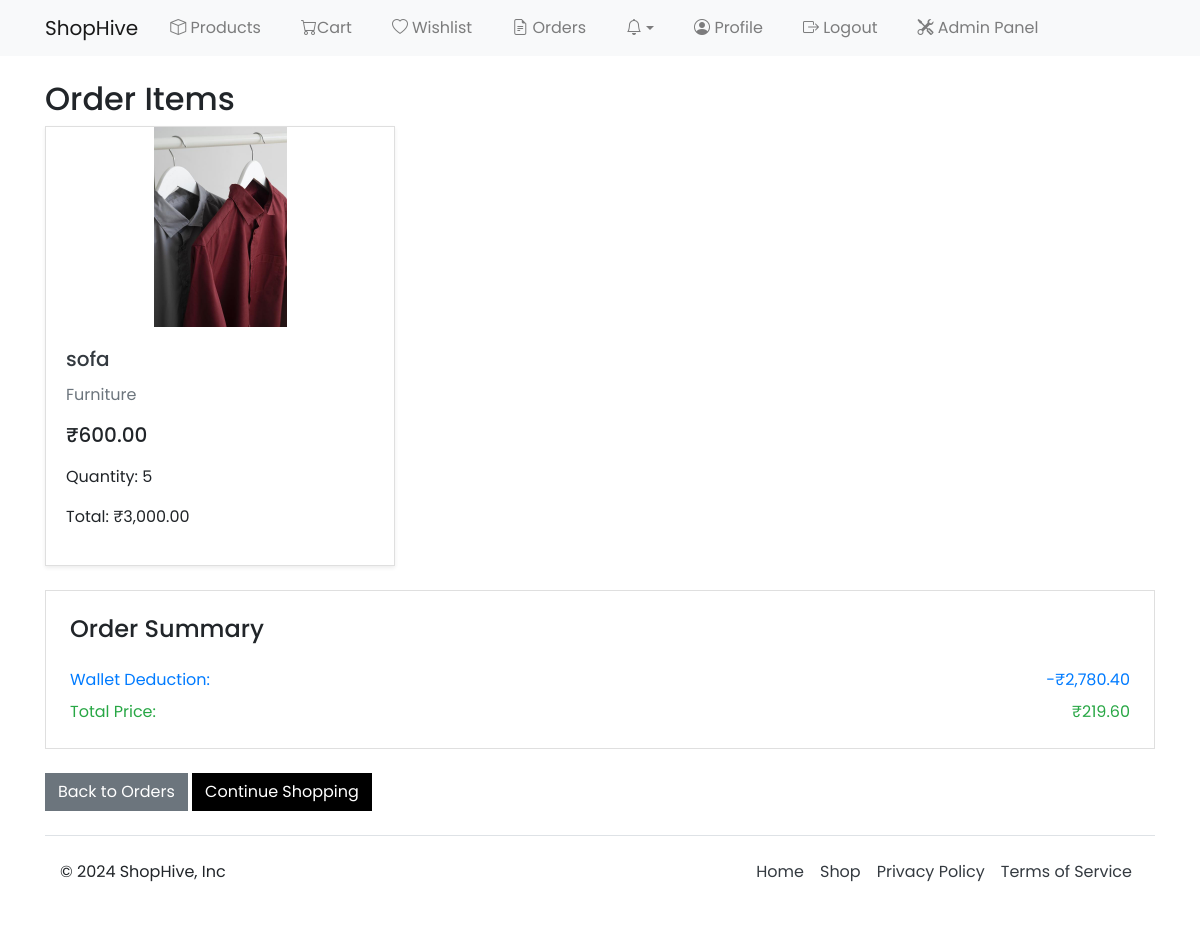
Page /order/7/ (signed in) on the committed database.
### ecommerce_app/models.py (models this page shows, shortened)
class OrderItem(models.Model):
    order = models.ForeignKey(Order, on_delete=models.CASCADE, related_name="items")
    product = models.ForeignKey(Product, on_delete=models.CASCADE)
    variant = models.ForeignKey(
        ProductVariant, on_delete=models.SET_NULL, null=True, blank=True
    )
    quantity = models.PositiveIntegerField(default=1)
    price = models.DecimalField(max_digits=10, decimal_places=2)

class Product(models.Model):
    name = models.CharField(max_length=30)
    description = models.TextField()
    stock = models.PositiveIntegerField()
    price = models.DecimalField(max_digits=10, decimal_places=2)
    is_on_sale = models.BooleanField(default=False)
    is_featured = models.BooleanField(default=False)
    sale_price = models.DecimalField(
        max_digits=10, decimal_places=2, null=True, blank=True
    )
    category = models.ForeignKey(
        Category, on_delete=models.CASCADE, related_name="products"
    )
    brand = models.ForeignKey(
        Brand, on_delete=models.CASCADE, related_name="products", blank=True, null=True
    )
    is_deleted = models.BooleanField(default=False)
    coupons = models.ManyToManyField(Coupon, blank=True, related_name="products")
    max_per_user = models.PositiveIntegerField(default=10)
    tags = models.ManyToManyField(Tag, blank=True)
    objects = ProductManager()

class ProductImage(models.Model):
    product = models.ForeignKey(
        Product, on_delete=models.CASCADE, related_name="images"
    )
    image = models.ImageField(upload_to="product_images/")

class Category(models.Model):
    name = models.CharField(max_length=20, unique=True)
    is_deleted = models.BooleanField(default=False)
    objects = CategoryManager()
    def __str__(self):
        return self.name

class Order(models.Model):
    ORDER_STATUS_CHOICES = [
        ("PENDING", "Pending"),
        ("CONFIRMED", "Confirmed"),
        ("SHIPPED", "Shipped"),
        ("DELIVERED", "Delivered"),
        ("CANCELLED", "Cancelled"),
    ]
    PAYMENT_METHOD_CHOICES = [
        ("COD", "Cash on Delivery"),
        ("ONLINE", "Online Payment"),
    ]
    user = models.ForeignKey(UserProfile, on_delete=models.CASCADE)
    total_price = models.DecimalField(max_digits=10, decimal_places=2)
    order_status = models.CharField(
        max_length=20, choices=ORDER_STATUS_CHOICES, default="PENDING"
    )
    payment_method = models.CharField(
        max_length=20, choices=PAYMENT_METHOD_CHOICES, default="COD"
    )
    created_at = models.DateTimeField(auto_now_add=True)
    updated_at = models.DateTimeField(auto_now=True)
    applied_coupon = models.ForeignKey(
        Coupon, on_delete=models.SET_NULL, null=True, blank=True
    )
    original_total_price = models.DecimalField(
        max_digits=10, decimal_places=2, null=True, blank=True
    )
    wallet_deduction = models.DecimalField(
        max_digits=10, decimal_places=2, null=True, blank=True
    )
    address_line_1 = models.TextField()
    address_line_2 = models.TextField(null=True, blank=True)
    city = models.CharField(max_length=50)
    state = models.CharField(max_length=50)
    post_code = models.CharField(max_length=6)

### ecommerce_app/views.py (the view)
# urls.py: path("order/<int:order_id>/", views.order_detail, name="order_detail"),
@login_required
def order_detail(request, order_id):
    order = get_object_or_404(Order, id=order_id, user=request.user)
    items = order.items.all()
    existing_requests = ProductReturnRequest.objects.filter(
        order_item__in=items
    ).values_list("order_item_id", flat=True)
    discount = None
    if order.original_total_price:
        discount = order.original_total_price - order.total_price
    return render(
        request,
        "app/order_detail.html",
        {"order": order, "items": items, "existing_requests": existing_requests, "discount": discount},
    )

### ecommerce_app/models.py (called while the page is built)
    def total_items(self):
        return self.cart_products.count()

### ecommerce_app/templates/app/order_detail.html (shortened to what this page needs)
{% extends "./base.html" %}
{% block content %}
{% load humanize %}
<div class="container mt-4">
  <h2>Order Items</h2>
  {% if items %}
    <div class="row">
      {% for item in items %}
      <div class="col-md-4 mb-4">
        <div class="card h-100 shadow-sm">
          <a href="{% url 'app:product_detail' item.product.id %}">
            <img
              class="card-img-top"
              src="{% if item.variant %}{{ item.variant.images.first.image.url }}{% else %}{{ item.product.images.first.image.url }}{% endif %}"
              alt="{% if item.variant %}{{ item.variant.value }} - {{ item.product.name }}{% else %}{{ item.product.name }}{% endif %}"
              style="object-fit: contain; max-height: 200px"
            />
          </a>
          <div class="card-body d-flex flex-column">
            <h5 class="card-title">
              <a class="text-dark" href="{% url 'app:product_detail' item.product.id %}">
                {% if item.variant %}
                  {{ item.product.name }} - {{ item.variant.value }}
                {% else %}
                  {{ item.product.name }}
                {% endif %}
              </a>
            </h5>
            <p class="card-text text-muted">{{ item.product.category }}</p>
            <p>
              {% if item.product.sale_price %}
              <span class="h5">₹{{ item.product.sale_price|floatformat:2|intcomma }}</span>
              <span class="text-muted"> (₹{{ item.product.price|floatformat:2|intcomma }})</span>
              {% else %}
              <span class="h5">₹{{ item.product.price|floatformat:2|intcomma }}</span>
              {% endif %}
            </p>
            <div class="mt-auto">
              <p>Quantity: {{ item.quantity }}</p>
              <p>Total: ₹{{ item.price|floatformat:2|intcomma }}</p>
            </div>
          </div>
        </div>
      </div>
      {% endfor %}
    </div>
     <div class="card p-4">
      <h4 class="mb-3">Order Summary</h4>
      {% if order.original_total_price or order.wallet_deduction %}
        {% if order.wallet_deduction %}
        <div class="d-flex justify-content-between align-items-center mt-2">
          <span class="text-primary">Wallet Deduction:</span>
          <span class="text-primary">
            -₹{{ order.wallet_deduction|floatformat:2|intcomma }}
          </span>
        </div>
        {% endif %}
        <div class="d-flex justify-content-between align-items-center mt-2">
          <span class="text-success fw-bold">Total Price:</span>
          <span class="text-success fw-bold">
            ₹{{ order.total_price|floatformat:2|intcomma }}
          </span>
        </div>
      {% else %}
        <div class="d-flex justify-content-between align-items-center mt-3">
          <span class="fw-bold">Total:</span>
          <span class="fw-bold">₹{{ order.total_price|floatformat:2|intcomma }}</span>
        </div>
      {% endif %}
    </div>
    <div class="mt-4 mb-4">
      <a href="{% url 'app:view_orders' %}" class="btn btn-secondary">Back to Orders</a>
      <a href="{% url 'app:products' %}" class="btn btn-black">Continue Shopping</a>
    </div>
  {% else %}
    <p>No items found in this order.</p>
    <a href="{% url 'app:products' %}" class="btn btn-secondary">Continue Shopping</a>
  {% endif %}
</div>
{% endblock %}

### static/css/styles.css (style rules this page uses)
body { font-family: "Poppins", sans-serif; font-weight: 400; }
.btn-black { background-color: #000; color: #fff; }
.btn { border-radius: 0px; }
.card { border-radius: 0px; }

### rows in the picture
OrderItem: product.images.first.image (picture), product.name "sofa", product.category "Furniture", product.price "600.00", quantity "5", price "3,000.00"
Order: wallet_deduction "2,780.40", total_price "219.60"
